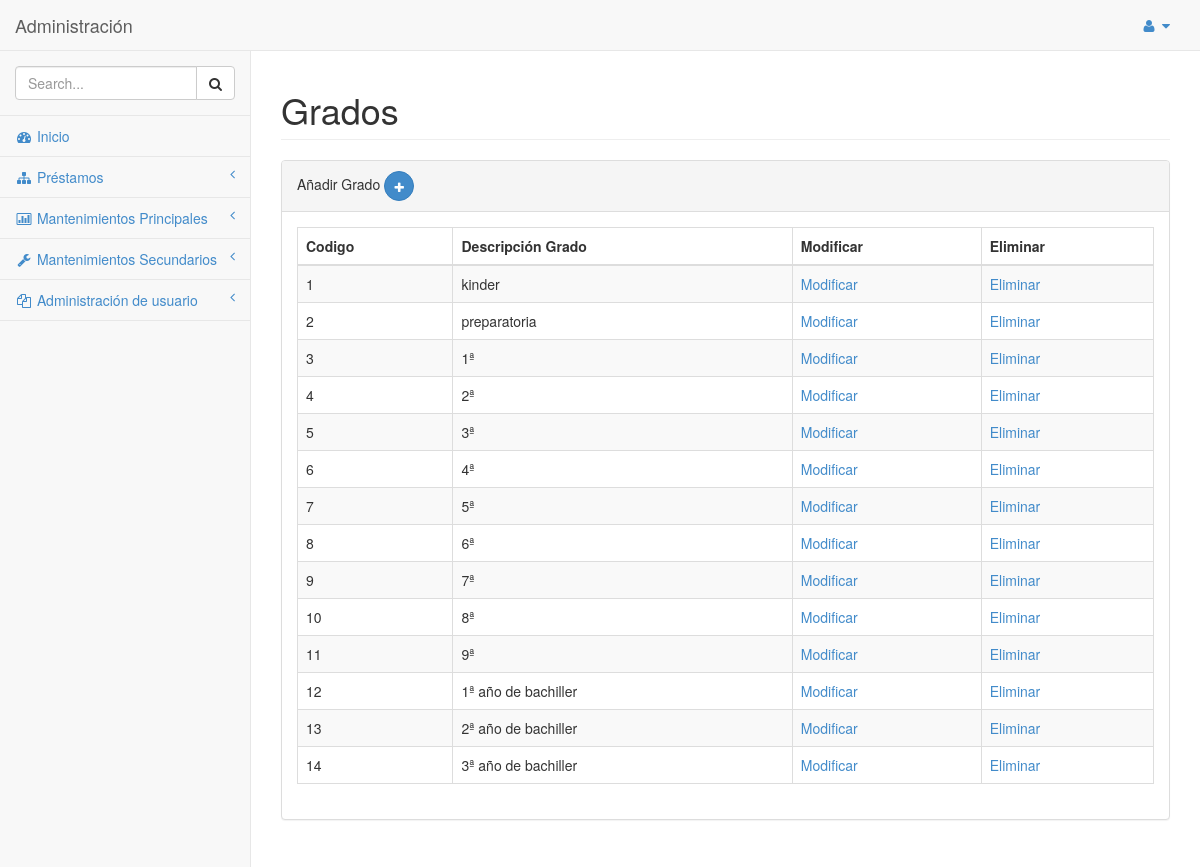
The page /SYSTEM/library_system/mantenimientos/secundarios/grado.php (signed in) on the database as committed earlier.
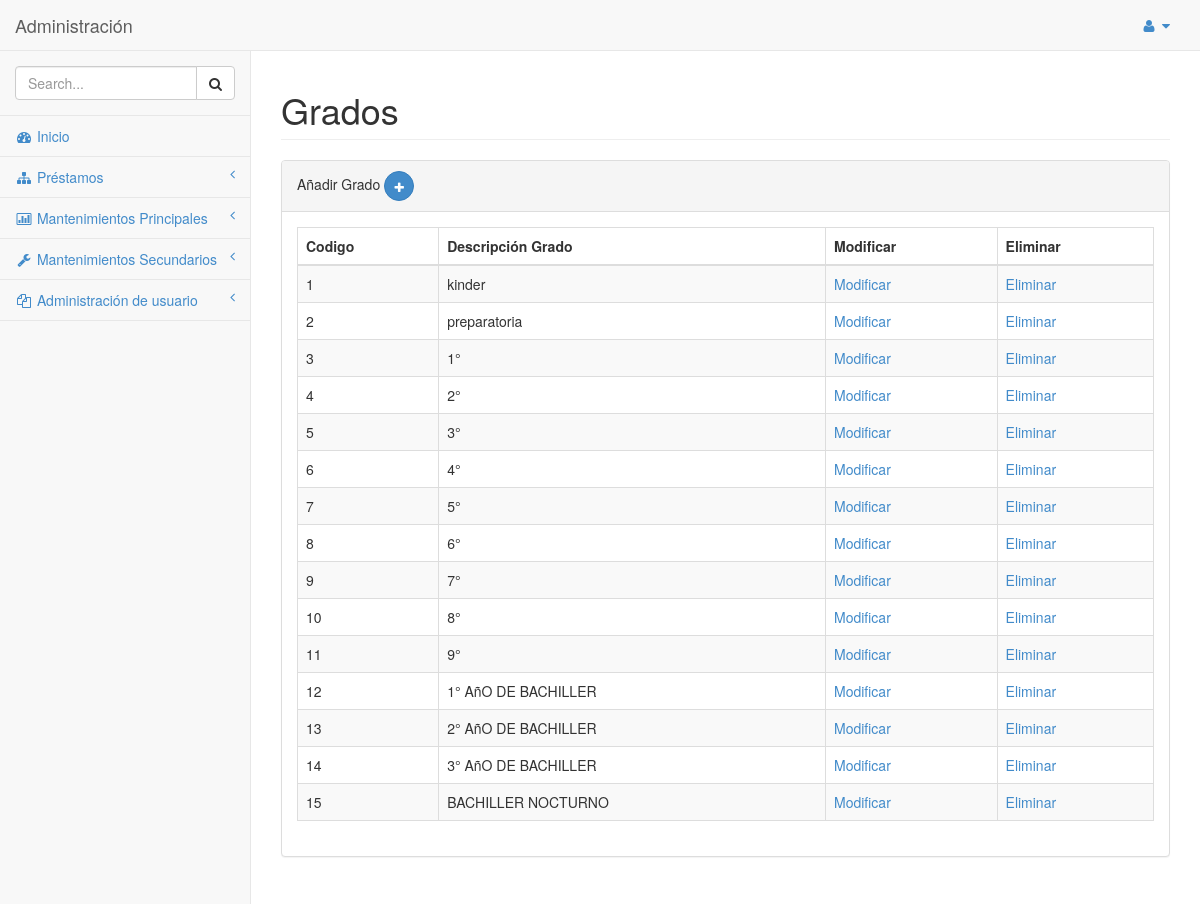
The same page on the database as committed later.
### tables this page shows
CREATE TABLE `grado` (
  `CODIGO_GRADO` int(11) NOT NULL,
  `DESCRIPCION_GRADO` varchar(100) DEFAULT NULL
);

### SYSTEM/library_system/clases/conexion/clDML.php (called while the page is built, shortened)
<?php
class clDML
{
    public function conectar($hostname, $username,$password, $database){
        $mysqli = new mysqli($hostname, $username,$password, $database);
        if ($mysqli -> connect_errno) {
        die( "Fallo la conexión a MySQL: (" . $mysqli -> mysqli_connect_errno()
        . ") " . $mysqli -> mysqli_connect_error());
        return $mysqli;
        }
        else{
            return $mysqli;
        }
    }
    public function get_list($query)
    {
        $connection = $this->conectar(DB_HOST,DB_USER,DB_PASS,DB_NAME,DB_CHARSET);
        $result = $connection->query($query);
        if($result){
            $users = $result->fetch_all(MYSQLI_ASSOC);
        }else{
            $users = [];
        }
        return $users;
    }
}
?>

### SYSTEM/library_system/clases/conexion/mto_grado.php (called while the page is built, shortened)
<?php
require_once "clDML.php";
class mto_grado extends clDML
{
    public function get_grado()
    {
        $query = "SELECT * FROM GRADO";
        $conn = new clDML();
        $users = $conn->get_list($query);
        return $users;
    }
}
?>

### SYSTEM/library_system/mantenimientos/secundarios/grado.php (the view, shortened to what the changed rows need)
<?php
require_once "../../clases/conexion/mto_Grado.php";
if(isset($_SESSION['usr']) && isset($_SESSION['cod_usr'])){
   $clMto_grado = new mto_grado();
}else{
    header('location: ../../login.php');
}
?>
<!DOCTYPE html>
<html>
<head>
    <link href="../../css/bootstrap.min.css" rel="stylesheet">
    <link href="../../font-awesome/css/font-awesome.css" rel="stylesheet">
    <link href="../../css/plugins/morris/morris-0.4.3.min.css" rel="stylesheet">
    <link href="../../css/plugins/timeline/timeline.css" rel="stylesheet">
    <link href="../../css/sb-admin.css" rel="stylesheet">
</head>
<body>
    <div id="wrapper">
        <div id="page-wrapper">
            <div class="row">
                <div class="col-lg-12">
                    <h1 class="page-header">Grados</h1>
                </div>
            </div>
            <div class="row">
                <div class="col-lg-12">
                    <div class="panel panel-default">
                        <div class="panel-body">
                            <div class="table-responsive">
                                <table class="table table-striped table-bordered table-hover" id="dataTables-example">
                                     <thead>
                                        <tr>
                                            <th>Codigo</th>
                                            <th>Descripción Grado</th>
                                            <th>Modificar</th>
                                            <th>Eliminar</th>
                                        </tr>
                                    </thead>
                                     <?php
                                        $a_users = $clMto_grado->get_grado();
                                        foreach ($a_users as $row): ?>
                                            <tr>
                                                <td><?php echo $row['CODIGO_GRADO']; ?></td>
                                                <td><?php echo $row['DESCRIPCION_GRADO']; ?></td>
                                                <td><a href="grado_nuevo.php?codigo=<?php echo $row['CODIGO_GRADO']; ?>">Modificar</a></td>
                                                <td><a href="grado.php?codigo=<?php echo $row['CODIGO_GRADO']; ?>">Eliminar</a></td>
                                            </tr>
                                    <?php endforeach ?>
                                </table>
                            </div>
                        </div>
                    </div>
                </div>
            </div>
        </div>
    </div>
</body>
</html>

Rows that differ between the two databases and show on the page:
changed grado id 3: DESCRIPCION_GRADO "1ª" → "1°"
changed grado id 4: DESCRIPCION_GRADO "2ª" → "2°"
changed grado id 5: DESCRIPCION_GRADO "3ª" → "3°"
changed grado id 6: DESCRIPCION_GRADO "4ª" → "4°"
changed grado id 7: DESCRIPCION_GRADO "5ª" → "5°"
changed grado id 8: DESCRIPCION_GRADO "6ª" → "6°"
changed grado id 9: DESCRIPCION_GRADO "7ª" → "7°"
changed grado id 10: DESCRIPCION_GRADO "8ª" → "8°"
changed grado id 11: DESCRIPCION_GRADO "9ª" → "9°"
changed grado id 12: DESCRIPCION_GRADO "1ª año de bachiller" → "1° AñO DE BACHILLER"
changed grado id 13: DESCRIPCION_GRADO "2ª año de bachiller" → "2° AñO DE BACHILLER"
changed grado id 14: DESCRIPCION_GRADO "3ª año de bachiller" → "3° AñO DE BACHILLER"
added grado: CODIGO_GRADO "15", DESCRIPCION_GRADO "BACHILLER NOCTURNO"
